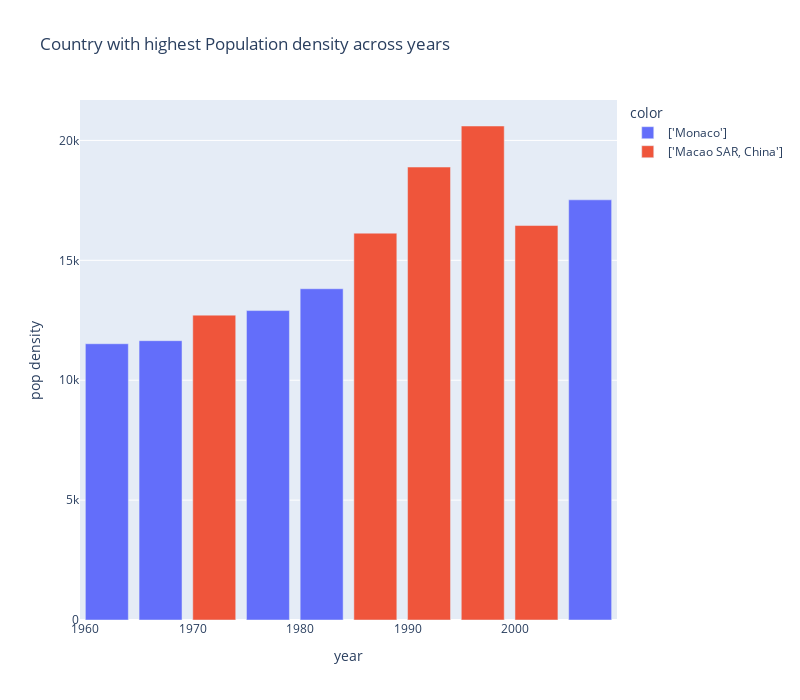

Write notebook code for a chart like this one.
### Code cell
fig = pltx.bar(density,
               y="pop density",x="year", color=density["country"].astype('string'), width=800, height=700,
               title="Country with highest Population density across years"
               )
fig.update_xaxes(categoryorder = "total ascending") #linear, category, multicategory,date,log
fig.show()

### Figure 1 — Plotly figure (JSON) as saved in the notebook; plotly's stock layout.template omitted (floating-point values rounded to 4 significant figures)
{"data": [{"alignmentgroup": "True", "hovertemplate": "color=['Monaco']<br>year=%{x}<br>pop density=%{y}<extra></extra>", "legendgroup": "['Monaco']", "marker": {"color": "#636efa", "pattern": {"shape": ""}}, "name": "['Monaco']", "offsetgroup": "['Monaco']", "orientation": "v", "showlegend": true, "textposition": "auto", "type": "bar", "x": [1962, 1967, 1977, 1982, 2007], "xaxis": "x", "y": [11521, 11650.0, 12900.0, 13810.0, 17523], "yaxis": "y"}, {"alignmentgroup": "True", "hovertemplate": "color=['Macao SAR, China']<br>year=%{x}<br>pop density=%{y}<extra></extra>", "legendgroup": "['Macao SAR, China']", "marker": {"color": "#EF553B", "pattern": {"shape": ""}}, "name": "['Macao SAR, China']", "offsetgroup": "['Macao SAR, China']", "orientation": "v", "showlegend": true, "textposition": "auto", "type": "bar", "x": [1972, 1987, 1992, 1997, 2002], "xaxis": "x", "y": [12710.0, 16130.0, 18890.0, 20600.0, 16450.0], "yaxis": "y"}], "layout": {"barmode": "relative", "height": 700, "legend": {"title": {"text": "color"}, "tracegroupgap": 0}, "title": {"text": "Country with highest Population density across years"}, "width": 800, "xaxis": {"anchor": "y", "categoryorder": "total ascending", "domain": [0, 1], "title": {"text": "year"}}, "yaxis": {"anchor": "x", "domain": [0, 1], "title": {"text": "pop density"}}}}
